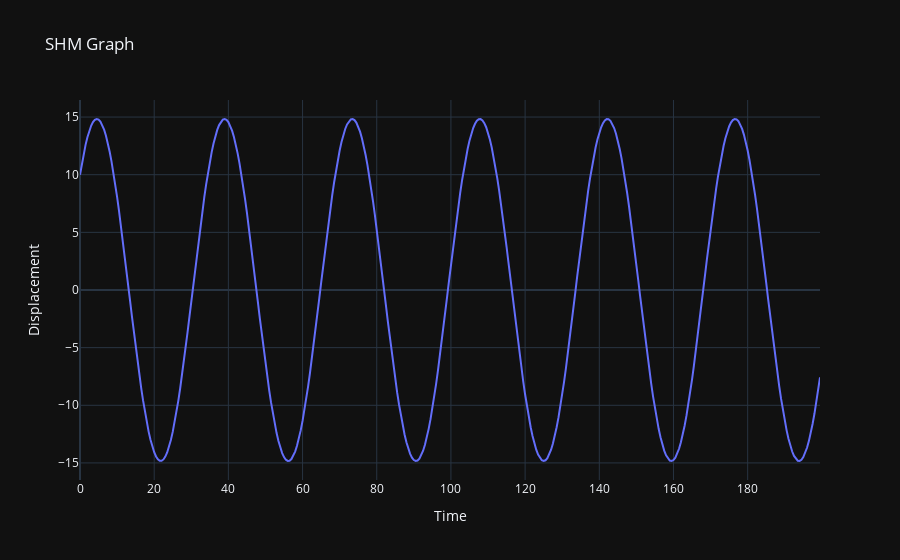

The cell this chart's notebook holds for it:
### Markdown cell above
In this case we are assuming that the mass is vibrating in a **Simple Harmonic Motion**, this means that there is **zero external input forces** acting on this system. 
<br />In other words we can rearange the equation in the following form: $a=-\frac{k}{m}x$, or we can simplify it to this: $a=-{\omega_{n}}^2  x$. 
<br /> $\omega_{n}$ is the **natural frequency** of the object since the acceleration is directly proportional to the displacement in the opposite direction. From this equation, we can derive the natural frequency to be the following: $\omega_{n} = \sqrt\frac{k}{m}$ .

1. **x0:** The inital displacement usually measured in "m"
2. **v0:** The inital velocity usually measured in "m/s" 
2. **k:** The Stiffness Coefficent usually measured in "N/m"
3. **m:** The Mass usually measured in "kg"

To get the maximum Amplitude, you need to do the calculation: $\sqrt(A^2 + B^2)$

Now do note that the equation: $a=-{\omega_{n}}^2  x$ is an **Ordinary Differential Homogeneous Equation**. As a matter of fact we can re-arange our equations to be the following: $\frac{d^{2}x}{dt^{2}}+{\omega_{n}}^2  x = 0$ and if we have the intial conditon of displacement $x(0)=x_{0}$ and the initial condition for velocity $\frac{dx(0)}{dt} = v(0)$, we will get the following equation for the displacement:
<br /> $x(t)=x_{0}cos(\omega_{n}t)+\frac{v_{0}}{\omega_{n}}sin(\omega_{n}t)$

### Code cell
xo=10
vo=2
k=3
m=30*k

w=math.sqrt(k/m)
A=xo
B=vo/w

end_time=200
inc=0.5

plt.figure(figsize=(30, 10))
time=np.arange(0,end_time,inc)
data=makeTargetSet(A, B, m, k, time)

d={"Time": data[:,0], "Displacement": data[:,1]}
df = pd.DataFrame(d)

import plotly.express as px
fig = px.line(df, x="Time", y="Displacement", title='SHM Graph', template='plotly_dark')
fig.show()

### Figure 1 — Plotly figure (JSON) as saved in the notebook; plotly's stock layout.template omitted (floating-point values rounded to 4 significant figures; data arrays with more than 128 entries replaced by an {"elided": "..."} marker saying what was removed)
{"data": [{"hovertemplate": "Time=%{x}<br>Displacement=%{y}<extra></extra>", "legendgroup": "", "line": {"color": "#636efa", "dash": "solid"}, "marker": {"symbol": "circle"}, "mode": "lines", "name": "", "orientation": "v", "showlegend": false, "type": "scatter", "x": {"elided": "400 float values"}, "xaxis": "x", "y": {"elided": "400 float values"}, "yaxis": "y"}], "layout": {"autosize": true, "legend": {"tracegroupgap": 0}, "title": {"text": "SHM Graph"}, "xaxis": {"anchor": "y", "autorange": true, "domain": [0, 1], "range": [0, 199.5], "title": {"text": "Time"}, "type": "linear"}, "yaxis": {"anchor": "x", "autorange": true, "domain": [0, 1], "range": [-16.48, 16.48], "title": {"text": "Displacement"}, "type": "linear"}}}
